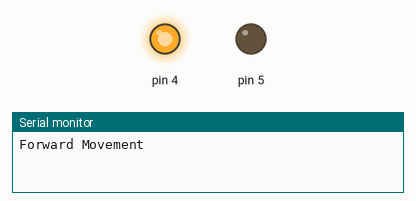
The sketch below on a simulated Arduino Uno, built with avr-gcc and run on an emulated ATmega328P. On the bench: output pins drawn as LEDs (lit = HIGH), the last lines printed to the serial monitor.

Above: at 2.5 s.
At 7.5 s:
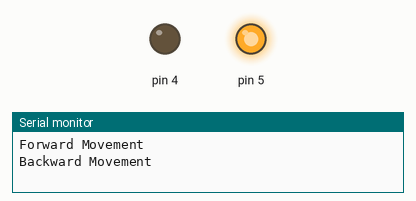
Timing chart, 0 to 13.0 s (numbered marks = the images above):
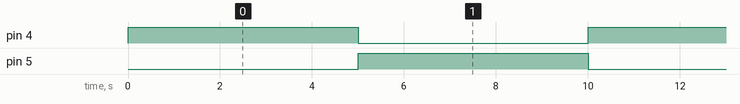

Measured:
- by itself, pin 4, pin 5: alternates HIGH for 5.0 s and LOW for 5.0 s

The sketch:

test_code.ino
```cpp
// C++ code


void setup()

{

  Serial.begin(9600);

  pinMode(4, OUTPUT);

  pinMode(5, OUTPUT);

}

void loop()

{

  //**************Forward Movement**********

  //>>>>>>>>>>>>>>>>>>>>>>Motor Left

  digitalWrite(4, HIGH);

  digitalWrite(5, LOW);


  Serial.println("Forward Movement");

  delay(5000);

  //**************Backward Movement**********

  //>>>>>>>>>>>>>>>>>>>>>>Motor Left

  digitalWrite(4, LOW);

  digitalWrite(5, HIGH);


  Serial.println("Backward Movement");

  //>>>>>>>>>>>>Delay for 5 seconds

  delay(5000);

}
```
